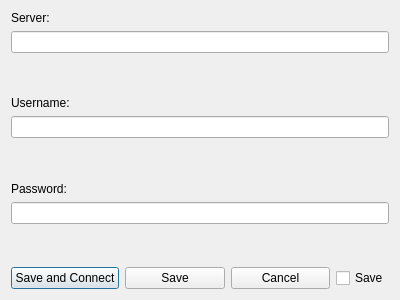
<?xml version="1.0" encoding="UTF-8"?>
<ui version="4.0">
 <class>CredencialDialog</class>
 <widget class="QDialog" name="CredencialDialog">
  <property name="geometry">
   <rect>
    <x>0</x>
    <y>0</y>
    <width>400</width>
    <height>300</height>
   </rect>
  </property>
  <property name="windowTitle">
   <string/>
  </property>
  <layout class="QVBoxLayout" name="verticalLayout_2">
   <item>
    <layout class="QVBoxLayout" name="verticalLayout">
     <item>
      <widget class="QLabel" name="label_2">
       <property name="sizePolicy">
        <sizepolicy hsizetype="Preferred" vsizetype="Maximum">
         <horstretch>0</horstretch>
         <verstretch>0</verstretch>
        </sizepolicy>
       </property>
       <property name="text">
        <string>Server:</string>
       </property>
      </widget>
     </item>
     <item>
      <widget class="QLineEdit" name="leServer"/>
     </item>
     <item>
      <spacer name="verticalSpacer_3">
       <property name="orientation">
        <enum>Qt::Vertical</enum>
       </property>
       <property name="sizeHint" stdset="0">
        <size>
         <width>20</width>
         <height>40</height>
        </size>
       </property>
      </spacer>
     </item>
     <item>
      <widget class="QLabel" name="label">
       <property name="sizePolicy">
        <sizepolicy hsizetype="Preferred" vsizetype="Maximum">
         <horstretch>0</horstretch>
         <verstretch>0</verstretch>
        </sizepolicy>
       </property>
       <property name="text">
        <string>Username:</string>
       </property>
      </widget>
     </item>
     <item>
      <widget class="QLineEdit" name="leUsername"/>
     </item>
     <item>
      <spacer name="verticalSpacer_2">
       <property name="orientation">
        <enum>Qt::Vertical</enum>
       </property>
       <property name="sizeHint" stdset="0">
        <size>
         <width>20</width>
         <height>40</height>
        </size>
       </property>
      </spacer>
     </item>
     <item>
      <widget class="QLabel" name="label_3">
       <property name="sizePolicy">
        <sizepolicy hsizetype="Preferred" vsizetype="Maximum">
         <horstretch>0</horstretch>
         <verstretch>0</verstretch>
        </sizepolicy>
       </property>
       <property name="text">
        <string>Password:</string>
       </property>
      </widget>
     </item>
     <item>
      <widget class="QLineEdit" name="lePassword">
       <property name="echoMode">
        <enum>QLineEdit::Password</enum>
       </property>
      </widget>
     </item>
     <item>
      <spacer name="verticalSpacer">
       <property name="orientation">
        <enum>Qt::Vertical</enum>
       </property>
       <property name="sizeHint" stdset="0">
        <size>
         <width>20</width>
         <height>40</height>
        </size>
       </property>
      </spacer>
     </item>
     <item>
      <layout class="QHBoxLayout" name="horizontalLayout">
       <item>
        <widget class="QPushButton" name="pbSaveConnect">
         <property name="text">
          <string>Save and Connect</string>
         </property>
        </widget>
       </item>
       <item>
        <widget class="QPushButton" name="pbSave">
         <property name="text">
          <string>Save</string>
         </property>
        </widget>
       </item>
       <item>
        <widget class="QPushButton" name="pbCancel">
         <property name="text">
          <string>Cancel</string>
         </property>
        </widget>
       </item>
       <item>
        <widget class="QCheckBox" name="checkBox">
         <property name="sizePolicy">
          <sizepolicy hsizetype="Maximum" vsizetype="Fixed">
           <horstretch>0</horstretch>
           <verstretch>0</verstretch>
          </sizepolicy>
         </property>
         <property name="toolTip">
          <string>(Server and username only)</string>
         </property>
         <property name="text">
          <string>Save</string>
         </property>
        </widget>
       </item>
      </layout>
     </item>
    </layout>
   </item>
  </layout>
 </widget>
 <resources/>
 <connections/>
</ui>
